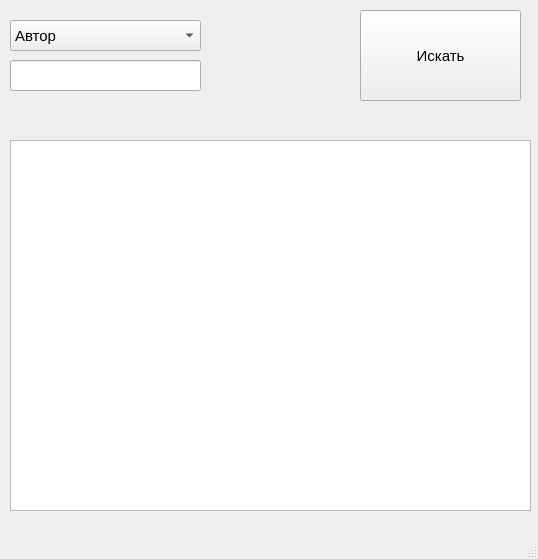
<?xml version="1.0" encoding="UTF-8"?>
<ui version="4.0">
 <class>MainWindow</class>
 <widget class="QMainWindow" name="MainWindow">
  <property name="geometry">
   <rect>
    <x>0</x>
    <y>0</y>
    <width>538</width>
    <height>559</height>
   </rect>
  </property>
  <property name="font">
   <font>
    <pointsize>11</pointsize>
   </font>
  </property>
  <property name="windowTitle">
   <string>MainWindow</string>
  </property>
  <widget class="QWidget" name="centralwidget">
   <widget class="QPushButton" name="pushButton">
    <property name="geometry">
     <rect>
      <x>360</x>
      <y>10</y>
      <width>161</width>
      <height>91</height>
     </rect>
    </property>
    <property name="text">
     <string>Искать</string>
    </property>
   </widget>
   <widget class="QLineEdit" name="lineEdit">
    <property name="geometry">
     <rect>
      <x>10</x>
      <y>60</y>
      <width>191</width>
      <height>31</height>
     </rect>
    </property>
   </widget>
   <widget class="QComboBox" name="comboBox">
    <property name="geometry">
     <rect>
      <x>10</x>
      <y>20</y>
      <width>191</width>
      <height>31</height>
     </rect>
    </property>
    <item>
     <property name="text">
      <string>Автор</string>
     </property>
    </item>
    <item>
     <property name="text">
      <string>Название</string>
     </property>
    </item>
   </widget>
   <widget class="QListWidget" name="listWidget">
    <property name="geometry">
     <rect>
      <x>10</x>
      <y>140</y>
      <width>521</width>
      <height>371</height>
     </rect>
    </property>
   </widget>
  </widget>
  <widget class="QMenuBar" name="menubar">
   <property name="geometry">
    <rect>
     <x>0</x>
     <y>0</y>
     <width>538</width>
     <height>21</height>
    </rect>
   </property>
  </widget>
  <widget class="QStatusBar" name="statusbar"/>
 </widget>
 <resources/>
 <connections/>
</ui>
